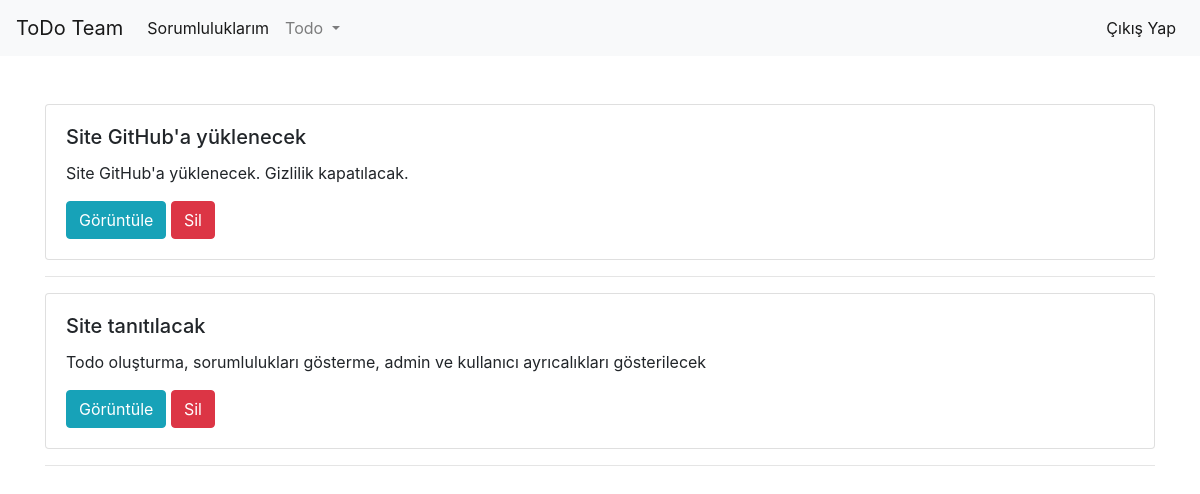
Page /listtodo (signed in) on the committed database.
### todo-team.py (models this page shows)
class Todo(db.Model):
    id = db.Column(db.Integer, primary_key=True)
    title = db.Column(db.String(120),nullable=False)
    owner_id = db.Column(db.String(120),nullable=False)
    description = db.Column(db.String(120),nullable=False)

### todo-team.py (the view)
@app.route('/listtodo')
@login_required
def listtodo():
    query = Todo.query.filter_by(owner_id = session["logged_user"])
    todos = query.all()
    if bool(todos):
        return render_template("listtodo.html",todos = todos)
    else:
        flash("Buralar eskiden hep dutluktu... Hala da öyle...","warning")
        return redirect(url_for("createtodo"))

### todo-team.py (called while the page is built)
def login_required(f):
    @wraps(f)
    def decorated_function(*args, **kwargs):
        if "logged_in" in session:
            return f(*args, **kwargs)
        else:
            flash("Bu alanı görüntülemek için kullanıcı girişi yapmalısınız.","danger")
            return redirect(url_for("login"))
    return decorated_function

### templates/listtodo.html (shortened to what this page needs)
{% extends "layout.html" %}
{% block body %}
{% for todo in todos[::-1] %}
<div class="card">
    <div class="card-body">
        <h5 class="card-title">{{ todo.title }}</h5>
        <p class="card-text">{{ todo.description }}</p>
        <a href="/todo/{{ todo.id }}" class="btn btn-info">Görüntüle</a>
        <a href="/delete/{{ todo.id }}" class="btn btn-danger">Sil</a>
    </div>
</div>
<hr>
{% endfor %}
{% endblock %}

### rows in the picture
Todo: title "Site GitHub'a yüklenecek", description "Site GitHub'a yüklenecek. Gizlilik kapatılacak."
Todo: title "Site tanıtılacak", description "Todo oluşturma, sorumlulukları gösterme, admin ve kullanıcı ayrıcalıkları gösterilecek"
